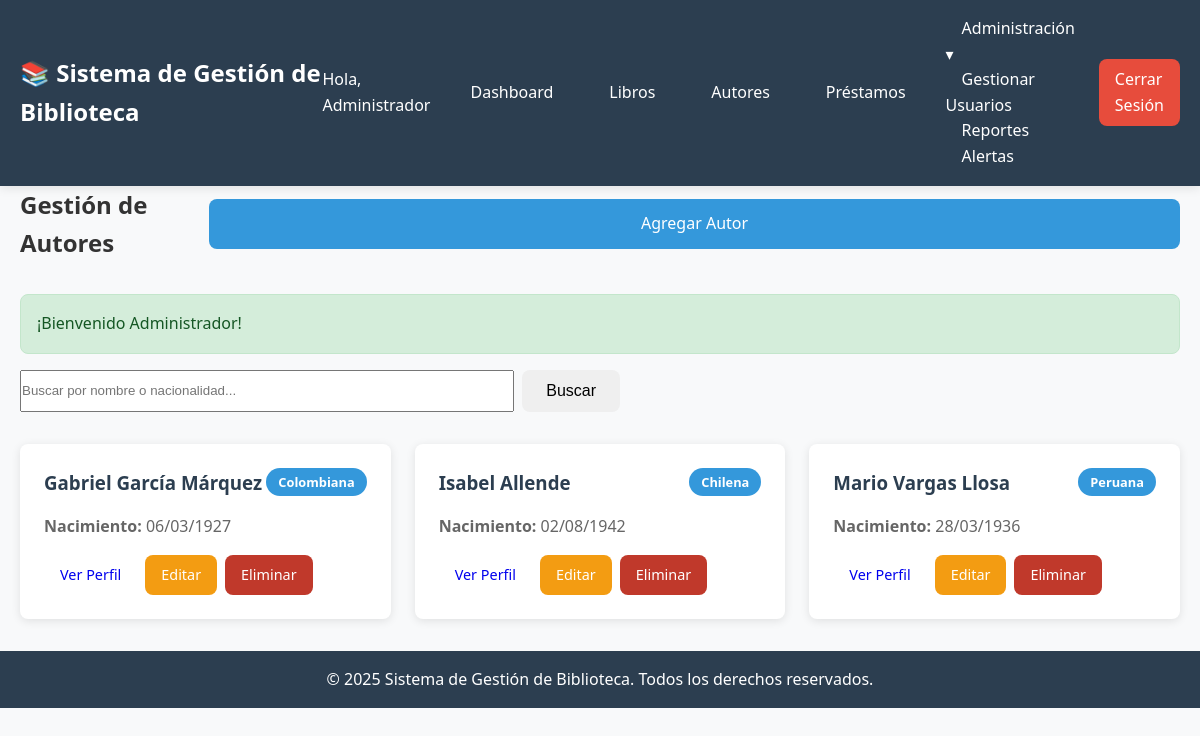
The app's page /index.php?action=authors (signed in) with its own data.
### tables this page shows
CREATE TABLE `authors` (
  `id` int(11) NOT NULL,
  `name` varchar(100) NOT NULL,
  `nationality` varchar(50) DEFAULT NULL,
  `birth_date` date DEFAULT NULL,
  `biography` text DEFAULT NULL,
  `created_at` timestamp NOT NULL DEFAULT current_timestamp()
);

### app/controllers/AuthorController.php (called while the page is built, shortened)
<?php
class AuthorController {
    private $authorModel;
    public function __construct($database) {
        $this->authorModel = new AuthorModel($database);
    }
    public function index() {
        $page = $_GET['page'] ?? 1;
        $search = $_GET['search'] ?? '';
        if (!empty($search)) {
            $authors = $this->authorModel->searchAuthors($search);
            $totalAuthors = count($authors);
        } else {
            $authors = $this->authorModel->getAllAuthors($page);
        }
        require_once '../app/views/authors/index.php';
    }
}
?>

### app/models/AuthorModel.php (called while the page is built, shortened)
<?php
class AuthorModel {
    private $dbConnection;
    private $tableName = 'authors';
    public function __construct($database) {
        $this->dbConnection = $database;
    }
    public function getAllAuthors($page = 1, $perPage = ITEMS_PER_PAGE) {
        $offset = ($page - 1) * $perPage;
        $query = "SELECT * FROM " . $this->tableName . "
                 ORDER BY name ASC
                 LIMIT :limit OFFSET :offset";
        $statement = $this->dbConnection->prepare($query);
        $statement->bindValue(':limit', (int)$perPage, PDO::PARAM_INT);
        $statement->bindValue(':offset', (int)$offset, PDO::PARAM_INT);
        $statement->execute();
        return $statement->fetchAll(PDO::FETCH_ASSOC);
    }
}
?>

### app/views/authors/index.php (the view, shortened to what this page needs)
<?php require_once '../app/views/layout/header.php'; ?>
<div class="authors-page">
    <div class="page-header">
        <h2>Gestión de Autores</h2>
        <a href="index.php?action=createAuthor" class="btn btn-primary">Agregar Autor</a>
    </div>
    <?php if (isset($_SESSION['success'])): ?>
        <div class="alert alert-success">
            <?php echo $_SESSION['success']; unset($_SESSION['success']); ?>
        </div>
    <?php endif; ?>
    <div class="search-section">
        <form method="GET" class="search-form">
            <div class="search-group">
                <input type="text" name="search" placeholder="Buscar por nombre o nacionalidad..."
                       value="<?php echo htmlspecialchars($_GET['search'] ?? ''); ?>">
                <button type="submit" class="btn btn-secondary">Buscar</button>
            </div>
        </form>
    </div>
    <div class="authors-list">
        <?php if (empty($authors)): ?>
            <div class="no-data">
                <p>No se encontraron autores</p>
                <?php if (!empty($search)): ?>
                    <a href="index.php?action=authors" class="btn btn-primary">Ver Todos los Autores</a>
                <?php else: ?>
                    <a href="index.php?action=createAuthor" class="btn btn-primary">Agregar el Primer Autor</a>
                <?php endif; ?>
            </div>
        <?php else: ?>
            <div class="authors-grid">
                <?php foreach ($authors as $author): ?>
                    <div class="author-card">
                        <div class="author-header">
                            <h3><?php echo htmlspecialchars($author['name']); ?></h3>
                            <span class="author-nationality"><?php echo htmlspecialchars($author['nationality']); ?></span>
                        </div>
                        <div class="author-info">
                            <?php if ($author['birth_date']): ?>
                                <p><strong>Nacimiento:</strong> <?php echo date('d/m/Y', strtotime($author['birth_date'])); ?></p>
                            <?php endif; ?>
                        </div>
                        <div class="author-actions">
                            <a href="index.php?action=showAuthor&id=<?php echo $author['id']; ?>"
                               class="btn btn-secondary btn-sm">Ver Perfil</a>
                            <a href="index.php?action=editAuthor&id=<?php echo $author['id']; ?>"
                               class="btn btn-warning btn-sm">Editar</a>
                            <a href="index.php?action=deleteAuthor&id=<?php echo $author['id']; ?>"
                               class="btn btn-danger btn-sm"
                               onclick="return confirm('¿Estás seguro de que quieres eliminar este autor?')">Eliminar</a>
                        </div>
                    </div>
                <?php endforeach; ?>
            </div>
        <?php endif; ?>
    </div>
</div>
<?php require_once '../app/views/layout/footer.php'; ?>

### public/assets/css/style.css (style rules this page uses)
:root { --primary-color: #2c3e50; --secondary-color: #3498db; --accent-color: #e74c3c; --success-color: #27ae60; --warning-color: #f39c12; --danger-color: #c0392b; --light-color: #ecf0f1; --dark-color: #2c3e50; --text-color: #333; --border-radius: 8px; --box-shadow: 0 2px 10px rgba(0,0,0,0.1); }
* { margin: 0; padding: 0; box-sizing: border-box; }
body { font-family: 'Segoe UI', Tahoma, Geneva, Verdana, sans-serif; line-height: 1.6; color: var(--text-color); background-color: #f8f9fa; }
.btn { display: inline-block; padding: 0.75rem 1.5rem; border: none; border-radius: var(--border-radius); font-size: 1rem; cursor: pointer; text-decoration: none; text-align: center; transition: all 0.3s; }
.btn-primary { background-color: var(--secondary-color); color: white; width: 100%; }
.btn-warning { background-color: var(--warning-color); color: white; }
.btn-danger { background-color: var(--danger-color); color: white; }
.alert { padding: 1rem; border-radius: var(--border-radius); margin-bottom: 1rem; }
.alert-success { background-color: #d4edda; color: #155724; border: 1px solid #c3e6cb; }
.page-header { display: flex; justify-content: space-between; align-items: center; margin-bottom: 2rem; }
.page-header h2 { margin: 0; }
.search-section { margin-bottom: 2rem; }
.search-form { max-width: 600px; }
.search-group { display: flex; gap: 0.5rem; }
.search-group input { flex: 1; }
.btn-sm { padding: 0.5rem 1rem; font-size: 0.9rem; }
.authors-grid { display: grid; grid-template-columns: repeat(auto-fill, minmax(350px, 1fr)); gap: 1.5rem; }
.author-card { background: white; border-radius: var(--border-radius); box-shadow: var(--box-shadow); padding: 1.5rem; transition: transform 0.3s ease, box-shadow 0.3s ease; }
.author-header { display: flex; justify-content: space-between; align-items: flex-start; margin-bottom: 1rem; }
.author-header h3 { margin: 0; color: var(--primary-color); flex: 1; }
.author-nationality { background: var(--secondary-color); color: white; padding: 0.25rem 0.75rem; border-radius: 20px; font-size: 0.8rem; font-weight: bold; }
.author-info p { margin: 0.5rem 0; color: #666; }
.author-actions { display: flex; gap: 0.5rem; margin-top: 1rem; flex-wrap: wrap; }

### records on screen
authors: name "Gabriel García Márquez", nationality "Colombiana", birth_date "06/03/1927"
authors: name "Isabel Allende", nationality "Chilena", birth_date "02/08/1942"
authors: name "Mario Vargas Llosa", nationality "Peruana", birth_date "28/03/1936"

### other values on screen
APP_NAME "Sistema de Gestión de Biblioteca"
$_SESSION['first_name'] "Administrador"
$_SESSION['success'] "¡Bienvenido Administrador!"
